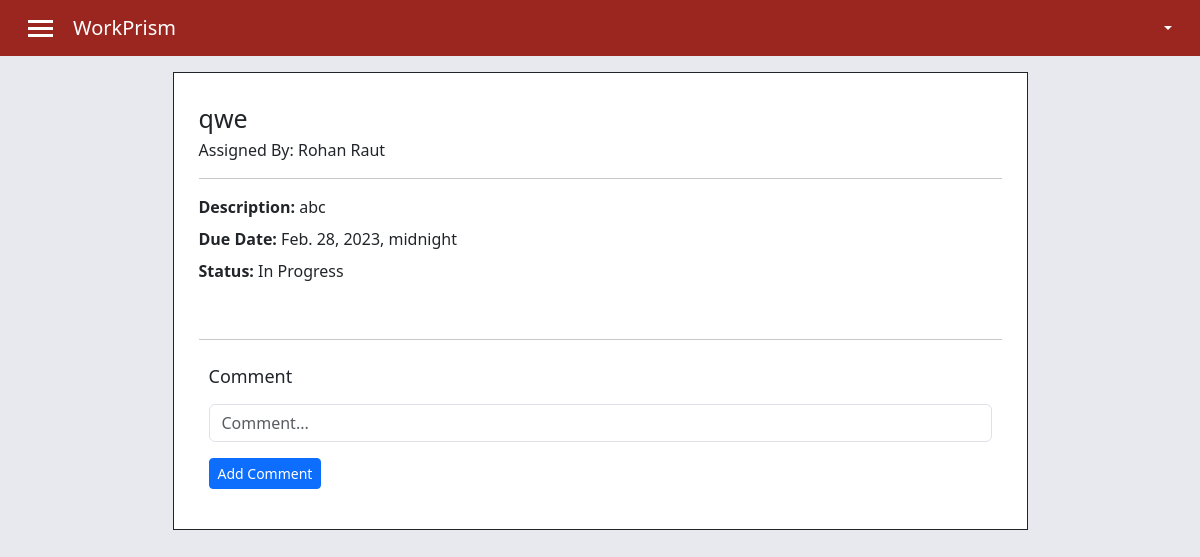
The app's page /task-detail/3/, older data.
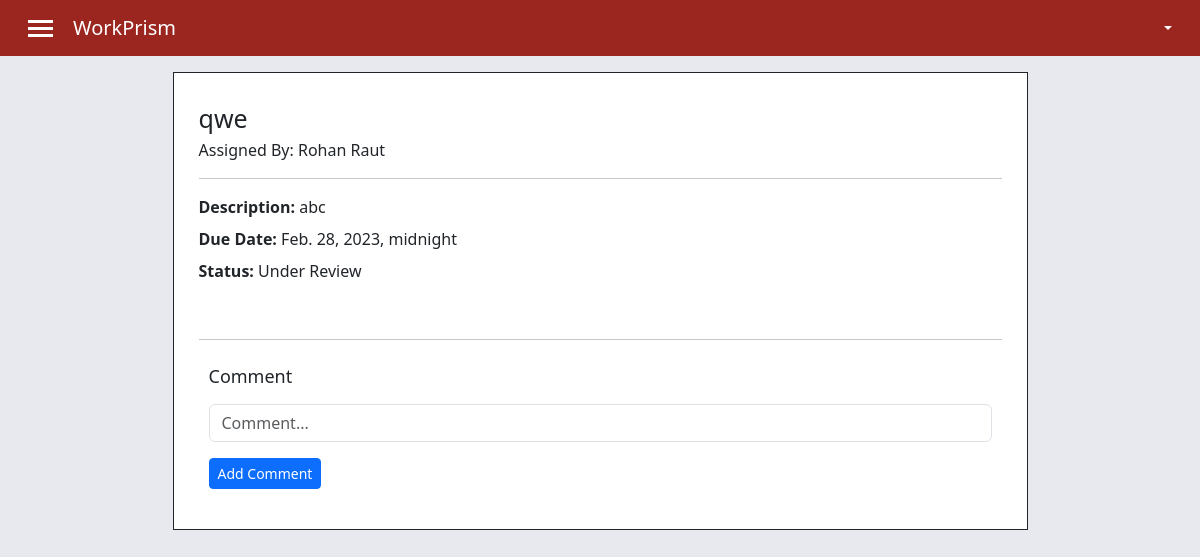
The same page, newer data.
### api_services/models.py (models this page shows)
class Task(models.Model):
    task_id = models.IntegerField(primary_key=True)
    assignor_name = models.CharField(max_length=500)
    assignor_email = models.EmailField()
    assignee_name = models.CharField(max_length=500)
    assignee_email = models.EmailField()
    title = models.CharField(max_length=500)
    description = models.CharField(max_length=1000)
    deadline = models.DateTimeField()
    status = models.CharField(max_length=100)

### web_app/views.py (the view, shortened to what this page needs)
# urls.py: path('task-detail/<int:pk>/', task_detail_view, name="task_detail_view"),
def task_detail_view(request, pk):
    data = {}
    data['task_details'] = Task.objects.get(task_id=pk)
    data['files'] = File.objects.filter(task_id=pk)
    data['file_cnt'] = len(File.objects.filter(task_id=pk, uploaded_by_email=data['task_details'].assignee_email))
    data['comments'] = Comment.objects.filter(task_id=pk)
    return render(request, 'task_detail.html', data)

### templates/task_detail.html (shortened to what this page needs)
{% extends 'base.html' %}
{% block additional_links %}
<link rel="stylesheet" href="/static/task_detail.css">
{% endblock additional_links %}
{% block body %}
<div class="container mt-3 mb-3">
    <div class="row justify-content-center">
        <div class="col-12 col-sm-11 col-md-11 col-lg-9 border border-dark main_content">
            <h1>{{task_details.title}}</h1>
            <div class="assigned_by">Assigned By: {{task_details.assignor_name}}</div>
            <hr>
            <div class="description mb-2">
                <b>Description: </b> {{task_details.description}}
            </div>
            <div class="deadline mb-2">
                <b>Due Date: </b> {{task_details.deadline}}
            </div>
            <div class="status mb-4">
                <b>Status: </b> {{task_details.status}}
            </div>
            <hr>
            <div class="container comment_section">
                <h2 class="mb-3">Comment</h2>
                <form action="/add-comment/{{task_details.task_id}}/" method="post">
                    <div class="mb-3">
                        <input type="text" class="form-control" name="comment" placeholder="Comment...">
                    </div>
                    <button type="submit" class="btn btn-sm btn-primary">Add Comment</button>
                </form>
            </div>
        </div>
    </div>
</div>
{% endblock body %}

Row changes from the older to the newer data that the page shows:
changed Task "qwe": status "In Progress" → "Under Review"
